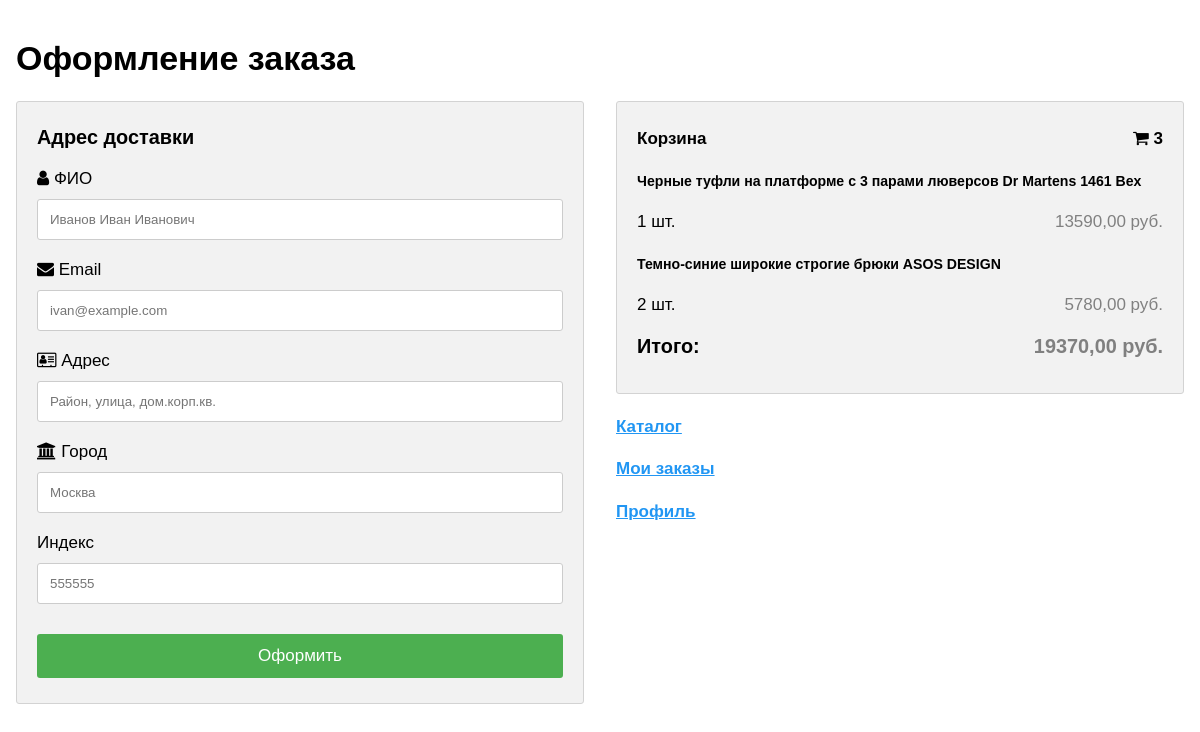
Page /users/create_order/ (signed in) on the earlier database version.
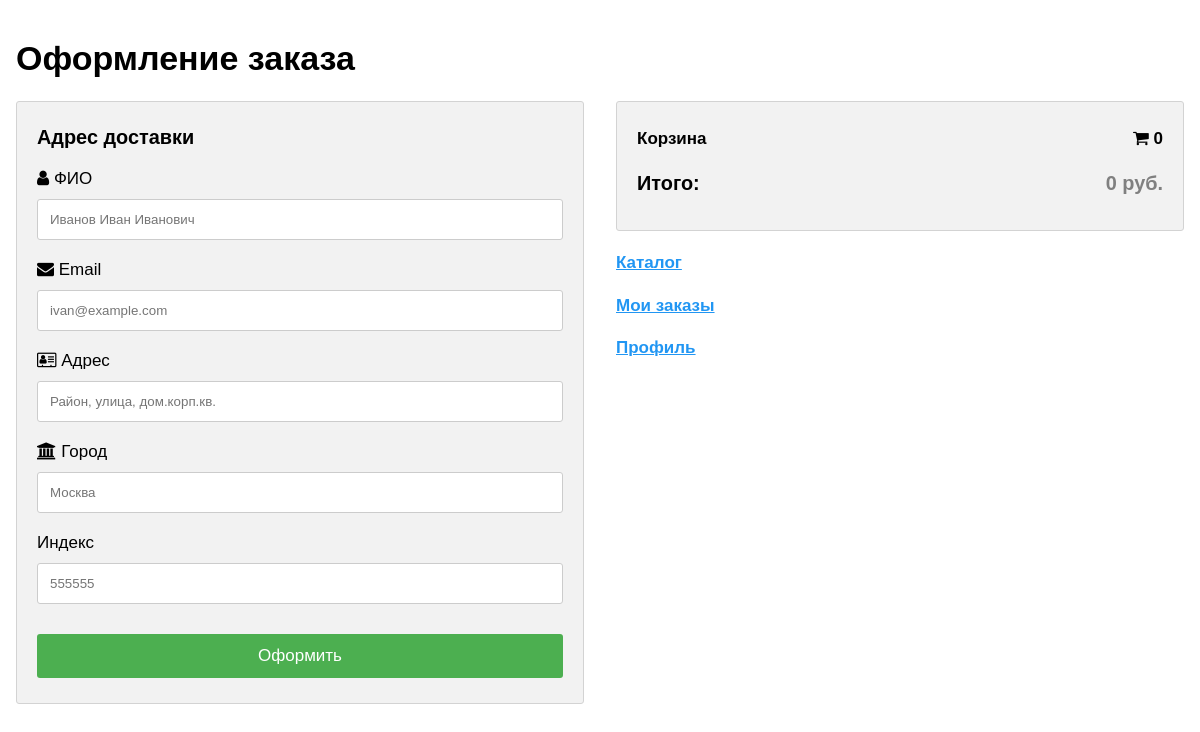
Same page on the later database version.
### products/models.py (models this page shows, shortened)
class Basket(models.Model):
    user = models.ForeignKey(User, on_delete=models.CASCADE)
    product = models.ForeignKey(Product, on_delete=models.CASCADE)
    quantity = models.PositiveSmallIntegerField(default=0)
    created_timestamp = models.DateTimeField(auto_now_add=True)
    objects = BasketQuerySet.as_manager() # Добавляем в objects созданный класс-менеджер с новыми методами
    def sum(self): # Возвращает итоговую сумму конкретного продукта в корзине
        return self.product.price * self.quantity

class Product(models.Model):
    name = models.CharField(max_length=256)
    description = models.TextField()
    price = models.DecimalField(max_digits=10, decimal_places=2)
    quantity = models.PositiveIntegerField(default=0)
    image = models.ImageField(upload_to='products_images')
    category = models.ForeignKey(ProductCategory, on_delete=models.CASCADE)
    class Meta:
        verbose_name = 'product'
        verbose_name_plural = 'products'

### products/views.py (the view)
# urls.py: path('create_order/', create_order, name='create_order'),
def create_order(request):
    title = 'Оформление заказа'
    if request.method == 'POST':
        form = CreateOrderForm(data=request.POST)
        if form.is_valid():
            full_name = form.cleaned_data['full_name']
            email = form.cleaned_data['email']
            address = form.cleaned_data['address']
            city = form.cleaned_data['city']
            index = form.cleaned_data['index']
            baskets = Basket.objects.filter(user=request.user)
            basket_sr = BasketSerializer(baskets, many=True)
            from rest_framework.renderers import JSONRenderer
            json_data = JSONRenderer().render(basket_sr.data)
            Orders.objects.create(
                user=request.user,
                full_name=full_name,
                email=email,
                address=address,
                city=city,
                index=index,
                products=json_data,
                total_sum=Basket.objects.filter(user=request.user).total_sum())
            for obj in baskets:
                new_quantity = Product.objects.get(name=obj.product.name).quantity - obj.quantity
                Product.objects.filter(name=obj.product.name).update(quantity=new_quantity)
            Basket.objects.filter(user=request.user).delete()
            messages.success(request, 'Заказ оформлен!')
            return HttpResponseRedirect(request.META['HTTP_REFERER'])
    else:
        form = CreateOrderForm()
    context = {
        'title': title,
        'baskets': Basket.objects.filter(user=request.user),
        'form': form
    }
    return render(request, 'products/create_order.html', context)

### products/forms.py
class CreateOrderForm(forms.Form):
    full_name = forms.CharField(widget=forms.TextInput(attrs={
        'class': 'form-control py-4',
        'placeholder': "Иванов Иван Иванович",
        'minlength': 8,
        'maxlength': 50}))
    email = forms.CharField(widget=forms.TextInput(attrs={
        'class': 'form-control py-4',
        'placeholder': "ivan@example.com"}))
    address = forms.CharField(widget=forms.TextInput(attrs={
        'class': 'form-control py-4',
        'placeholder': "Район, улица, дом.корп.кв.",
        'minlength': 8,
        'maxlength': 256}))
    city = forms.CharField(widget=forms.TextInput(attrs={
        'class': 'form-control py-4',
        'placeholder': "Москва",
        'minlength': 1,
        'maxlength': 30}))
    index = forms.CharField(widget=forms.TextInput(attrs={
        'class': 'form-control py-4',
        'placeholder': '555555'}))

### products/models.py (called while the page is built)
    def total_sum(self): # Возвращает итоговую сумму цен всех продуктов в корзине
        return sum(basket.sum() for basket in self)

    def total_quantity(self): # Возвращает итоговое количество продуктов в корзине
        return sum(basket.quantity for basket in self)

### templates/products/create_order.html (shortened to what this page needs)
<!DOCTYPE html>
<html>
<head>
  <link rel="stylesheet" href="https://cdnjs.cloudflare.com/ajax/libs/font-awesome/4.7.0/css/font-awesome.min.css">
</head>
<body>
<h1>Оформление заказа</h1>
<div class="row">
  <div class="col-50">
    <div class="container">
      <form method="post">
        <div class="row">
          <div class="col-50">
            <h3>Адрес доставки</h3>
            <label for="form.full_name.id_for_label"><i class="fa fa-user"></i> ФИО</label>
            {{ form.full_name }}
            <label for="form.email.id_for_label"><i class="fa fa-envelope"></i> Email</label>
            {{ form.email }}
            <label for="form.address.id_for_label"><i class="fa fa-address-card-o"></i> Адрес</label>
            {{ form.address }}
            <label for="form.city.id_for_label"><i class="fa fa-institution"></i> Город</label>
            {{ form.city }}
            <div class="row">
              <div class="col-50">
                <label for="form.index.id_for_label">Индекс</label>
                {{ form.index }}
              </div>
            </div>
          </div>
        </div>
        <input type="submit" value="Оформить" class="btn">
      </form>
    </div>
  </div>
  <div class="col-50">
    <div class="container">
        <h4>Корзина <span class="price" style="color:black"><i class="fa fa-shopping-cart"></i>
        <b>{{baskets.total_quantity}}</b></span></h4>
        {% for basket in baskets %}
          <h5 class="card-title">{{basket.product.name}}</h5>
          {{basket.quantity}} шт. <span class="price">{{basket.sum}} руб.</span>
        {% endfor %}
        <h3 class="card-title">Итого: <span class="price">{{baskets.total_sum}} руб.</span></h3>
    </div>
    <h4><a href="{% url 'products:index' %}"> Каталог </a></h4>
      <h4><a href="{% url 'users:orders' %}"> Мои заказы </a></h4>
      <h4><a href="{% url 'users:profile' %}"> Профиль </a></h4>
  </div>
</div>
</body>
</html>

Differences in the rows shown:
removed Basket: total_quantity "3", product.name "Черные туфли на платформе с 3 парами люверсов Dr Martens 1461 Bex", quantity "1", sum "13590,00", total_sum "19370,00"
removed Basket: product.name "Темно-синие широкие строгие брюки ASOS DESIGN", quantity "2", sum "5780,00"
Other differences:
{{ baskets.total_quantity }}: (not shown) → "0"
{{ baskets.total_sum }}: (not shown) → "0"
